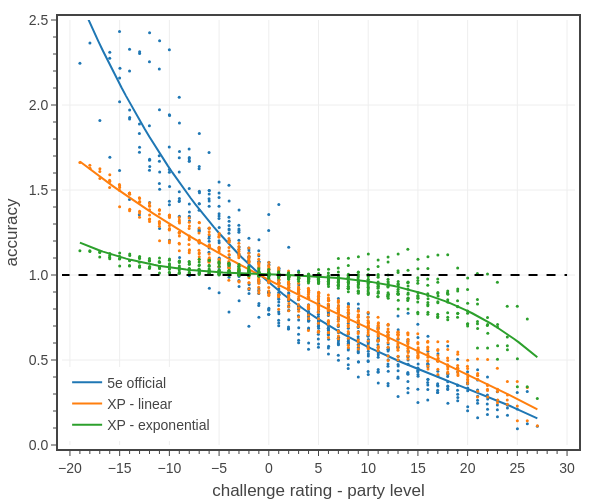

Notebook source saved alongside this figure:
### Code cell
# Fig. 4: plots XP accuracy vs level for encounter with a single monster
import pandas as pd

# pc stats
pc_data_file = f'../../_classes/xp-and-player-characters/pc data - Medium 2 short rests.json'
dfP = load_pc_data(pc_data_file, ['class','level','hit points mean','hit points multiplier','damage per round mean','attack bonus','armor class'])
dfP['adj hit points mean'] = dfP['hit points mean']*dfP['hit points multiplier']
dfP = dfP.rename({'adj hit points mean': 'adj HP', 'damage per round mean': 'adj DPR', 'attack bonus': 'adj AB', 'armor class': 'adj AC'}, axis=1)
dfP['Encounter XP'] = dfP.apply(lambda row: ENCOUNTER_DIFFICULTIES['Very Deadly']['XP'][row['level']-1], axis=1)
dfP = dfP[['level','adj HP','adj DPR','adj AC','adj AB','Encounter XP']].groupby(['level']).mean()

# monster stats
dfM = pd.read_csv('../../assets/data/monsters.csv')
dfM = dfM[dfM['CR'].between(1, 28)]
dfM.sort_values(by='CR', inplace=True)
dfM = dfM[['CR','HP','adj HP','AC','adj AC','adj DPR','adj AB','XP']].groupby(['CR']).mean()

# create figure
fig = go.Figure()

colors = iter(COLORS)

########################################################################################
name = f'5e official'
levels = dfP.index.tolist()
crs = dfM.index.tolist()
data = {'rel CR': [], 'accuracy': [], 'text': []}
for lvl in levels:
    for cr in crs:
        accuracy = calc_xp_ratio(dfP, dfM, 4*[lvl], cr)/calc_damage_ratio(dfP, dfM, 4*[lvl], cr)
        data['rel CR'].append(cr - lvl)
        data['accuracy'].append(accuracy)
        data['text'].append(
            f'<b>{name}</b><br>'+
            f'accuracy: {accuracy:.2f}<br>'+
            f'CR - level: {cr - lvl:.0f}<br>'+
            f'CR: {cr:.0f}<br>'+
            f'level: {lvl:.0f}')

data['rel CR'] = tfb.jitter(data['rel CR'], 0.01)
dfA = pd.DataFrame(data)
dfA = dfA[dfA['accuracy'].gt(0)]
dfA.sort_values(by='rel CR', inplace=True)

smooth_factor = 1.e8
fig = tfb.plot_data_and_spline(fig, 
    x=dfA['rel CR'], 
    y=dfA['accuracy'],
    smooth_factor=smooth_factor, 
    name=name,
    legendgroup=name,
    line=dict(color=next(colors), dash='solid', width=2),
    marker_size=3,
    hovertext=dfA['text'],
    hoverinfo='text',
)

########################################################################################
name = f'XP - linear'
xp_method = 'linear'
dfP['Encounter eXP']  = dfP.apply(lambda row: estats5e.effXP(row['adj HP'], row['adj AC'], row['adj DPR'], row['adj AB'], method=xp_method, ctype='PC'), axis=1)
dfM['eXP']  = dfM.apply(lambda row: estats5e.effXP(row['adj HP'], row['adj AC'], row['adj DPR'], row['adj AB'], method=xp_method, ctype='NPC'), axis=1)

levels = dfP.index.tolist()
crs = dfM.index.tolist()
data = {'rel CR': [], 'accuracy': [], 'text': []}
for lvl in levels:
    for cr in crs:
        accuracy = calc_exp_ratio(dfP, dfM, 4*[lvl], cr)/calc_damage_ratio(dfP, dfM, 4*[lvl], cr)
        data['rel CR'].append(cr - lvl)
        data['accuracy'].append(accuracy)
        data['text'].append(
            f'<b>{name}</b><br>'+
            f'accuracy: {accuracy:.2f}<br>'+
            f'CR - level: {cr - lvl:.0f}<br>'+
            f'CR: {cr:.0f}<br>'+
            f'level: {lvl:.0f}')

data['rel CR'] = tfb.jitter(data['rel CR'], 0.01)
dfA = pd.DataFrame(data)
dfA = dfA[dfA['accuracy'].gt(0)]
dfA.sort_values(by='rel CR', inplace=True)

smooth_factor = 1.e8
fig = tfb.plot_data_and_spline(fig, 
    x=dfA['rel CR'], 
    y=dfA['accuracy'],
    smooth_factor=smooth_factor, 
    name=name,
    legendgroup=name,
    line=dict(color=next(colors), dash='solid', width=2),
    marker_size=3,
    hovertext=dfA['text'],
    hoverinfo='text',
)

########################################################################################
name = f'XP - exponential'
xp_method = 'exp'
dfP['Encounter eXP']  = dfP.apply(lambda row: estats5e.effXP(row['adj HP'], row['adj AC'], row['adj DPR'], row['adj AB'], method=xp_method, ctype='PC'), axis=1)
dfM['eXP']  = dfM.apply(lambda row: estats5e.effXP(row['adj HP'], row['adj AC'], row['adj DPR'], row['adj AB'], method=xp_method, ctype='NPC'), axis=1)

levels = dfP.index.tolist()
crs = dfM.index.tolist()
data = {'rel CR': [], 'accuracy': [], 'text': []}
for lvl in levels:
    for cr in crs:
        accuracy = calc_exp_ratio(dfP, dfM, 4*[lvl], cr)/calc_damage_ratio(dfP, dfM, 4*[lvl], cr)
        data['rel CR'].append(cr - lvl)
        data['accuracy'].append(accuracy)
        data['text'].append(
            f'<b>{name}</b><br>'+
            f'accuracy: {accuracy:.2f}<br>'+
            f'CR - level: {cr - lvl:.0f}<br>'+
            f'CR: {cr:.0f}<br>'+
            f'level: {lvl:.0f}')

data['rel CR'] = tfb.jitter(data['rel CR'], 0.01)
dfA = pd.DataFrame(data)
dfA = dfA[dfA['accuracy'].gt(0)]
dfA.sort_values(by='rel CR', inplace=True)

smooth_factor = 1.e8
fig = tfb.plot_data_and_spline(fig, 
    x=dfA['rel CR'], 
    y=dfA['accuracy'],
    smooth_factor=smooth_factor, 
    name=name,
    legendgroup=name,
    line=dict(color=next(colors), dash='solid', width=2),
    marker_size=3,
    hovertext=dfA['text'],
    hoverinfo='text',
)

# reference line
fig.add_scatter(
    x=[-30,30], 
    y=[1,1],
    mode='lines',
    showlegend=False,
    line=dict(color='black', dash='dash'),
    hoverinfo='skip',
)

# show figure
fig.update_layout(
    template=tfb.FIG_TEMPLATE,
    xaxis=dict(
        title_text='challenge rating - party level',
        range=[-20.8,30.8],
        tick0=0, dtick=5,
        minor=dict(tick0=0, dtick=1),
    ),
    yaxis=dict(
        title_text='accuracy',
        range=[0,2.5],
        tick0=0, dtick=0.5, tickformat='.1f',
        minor=dict(tick0=0, dtick=0.1),
    ),
    legend=dict(
        yanchor='bottom', y=0.01,
        xanchor='left',   x=0.01,
    ),
    width=600,
    height=500,
)
fig.show(config=tfb.FIG_CONFIG)

# save figures
if SAVEFIGS:
    fig.update_layout(autosize=True, width=None, height=None)
    tfb.save_fig_html(fig, format='large', name=f'./fig-xp-accuracy-vs-relative-cr-large', marker_size=3)
    tfb.save_fig_html(fig, format='small', name=f'./fig-xp-accuracy-vs-relative-cr-small', marker_size=3)

### Figure 1 — Plotly figure (JSON) as saved in the notebook; plotly's stock layout.template omitted (floating-point values rounded to 4 significant figures; data arrays with more than 128 entries replaced by an {"elided": "..."} marker saying what was removed)
{"data": [{"hoverinfo": "text", "hovertext": {"elided": "560 str values"}, "legendgroup": "5e official", "line": {"color": "#1f77b4", "dash": "solid", "width": 2}, "marker": {"size": 3}, "mode": "markers", "name": "5e official", "showlegend": false, "type": "scatter", "x": {"elided": "560 float values"}, "y": {"elided": "560 float values"}}, {"hoverinfo": "skip", "hovertext": {"elided": "560 str values"}, "legendgroup": "5e official", "line": {"color": "#1f77b4", "dash": "solid", "width": 2}, "marker": {"size": 3}, "mode": "lines", "name": "5e official", "showlegend": true, "type": "scatter", "x": [-19.0, -18.53, -18.07, -17.6, -17.14, -16.67, -16.21, -15.74, -15.28, -14.82, -14.35, -13.89, -13.42, -12.96, -12.49, -12.03, -11.56, -11.1, -10.63, -10.17, -9.703, -9.238, -8.773, -8.309, -7.844, -7.379, -6.914, -6.45, -5.985, -5.52, -5.055, -4.591, -4.126, -3.661, -3.196, -2.732, -2.267, -1.802, -1.337, -0.8725, -0.4078, 0.05695, 0.5217, 0.9864, 1.451, 1.916, 2.381, 2.845, 3.31, 3.775, 4.24, 4.704, 5.169, 5.634, 6.099, 6.563, 7.028, 7.493, 7.958, 8.422, 8.887, 9.352, 9.817, 10.28, 10.75, 11.21, 11.68, 12.14, 12.61, 13.07, 13.53, 14.0, 14.46, 14.93, 15.39, 15.86, 16.32, 16.79, 17.25, 17.72, 18.18, 18.65, 19.11, 19.58, 20.04, 20.51, 20.97, 21.44, 21.9, 22.36, 22.83, 23.29, 23.76, 24.22, 24.69, 25.15, 25.62, 26.08, 26.55, 27.01], "y": [2.613, 2.551, 2.491, 2.432, 2.374, 2.318, 2.262, 2.208, 2.155, 2.103, 2.052, 2.003, 1.954, 1.907, 1.86, 1.815, 1.77, 1.727, 1.685, 1.644, 1.603, 1.564, 1.525, 1.488, 1.451, 1.416, 1.381, 1.347, 1.314, 1.282, 1.25, 1.22, 1.19, 1.161, 1.132, 1.105, 1.078, 1.052, 1.026, 1.001, 0.9773, 0.9538, 0.9309, 0.9087, 0.887, 0.866, 0.8455, 0.8255, 0.8061, 0.7872, 0.7688, 0.7509, 0.7335, 0.7165, 0.7, 0.6838, 0.6681, 0.6528, 0.6379, 0.6233, 0.6091, 0.5952, 0.5816, 0.5683, 0.5553, 0.5426, 0.5301, 0.5178, 0.5058, 0.494, 0.4824, 0.4709, 0.4596, 0.4484, 0.4374, 0.4265, 0.4156, 0.4049, 0.3942, 0.3835, 0.3729, 0.3623, 0.3517, 0.3411, 0.3305, 0.3198, 0.309, 0.2982, 0.2872, 0.2762, 0.265, 0.2537, 0.2423, 0.2306, 0.2188, 0.2068, 0.1945, 0.182, 0.1693, 0.1563]}, {"hoverinfo": "text", "hovertext": {"elided": "560 str values"}, "legendgroup": "XP - linear", "line": {"color": "#ff7f0e", "dash": "solid", "width": 2}, "marker": {"size": 3}, "mode": "markers", "name": "XP - linear", "showlegend": false, "type": "scatter", "x": {"elided": "560 float values"}, "y": {"elided": "560 float values"}}, {"hoverinfo": "skip", "hovertext": {"elided": "560 str values"}, "legendgroup": "XP - linear", "line": {"color": "#ff7f0e", "dash": "solid", "width": 2}, "marker": {"size": 3}, "mode": "lines", "name": "XP - linear", "showlegend": true, "type": "scatter", "x": [-19.0, -18.54, -18.07, -17.61, -17.14, -16.68, -16.21, -15.75, -15.28, -14.82, -14.35, -13.89, -13.42, -12.96, -12.49, -12.03, -11.57, -11.1, -10.64, -10.17, -9.706, -9.241, -8.776, -8.311, -7.846, -7.382, -6.917, -6.452, -5.987, -5.522, -5.057, -4.592, -4.128, -3.663, -3.198, -2.733, -2.268, -1.803, -1.338, -0.8736, -0.4088, 0.05606, 0.5209, 0.9858, 1.451, 1.915, 2.38, 2.845, 3.31, 3.775, 4.24, 4.705, 5.169, 5.634, 6.099, 6.564, 7.029, 7.494, 7.958, 8.423, 8.888, 9.353, 9.818, 10.28, 10.75, 11.21, 11.68, 12.14, 12.61, 13.07, 13.54, 14.0, 14.47, 14.93, 15.4, 15.86, 16.33, 16.79, 17.26, 17.72, 18.19, 18.65, 19.11, 19.58, 20.04, 20.51, 20.97, 21.44, 21.9, 22.37, 22.83, 23.3, 23.76, 24.23, 24.69, 25.16, 25.62, 26.09, 26.55, 27.02], "y": [1.668, 1.647, 1.626, 1.605, 1.585, 1.565, 1.545, 1.526, 1.506, 1.487, 1.468, 1.45, 1.431, 1.413, 1.395, 1.377, 1.359, 1.342, 1.324, 1.307, 1.29, 1.274, 1.257, 1.241, 1.224, 1.208, 1.192, 1.176, 1.161, 1.145, 1.13, 1.115, 1.1, 1.085, 1.07, 1.055, 1.041, 1.026, 1.012, 0.9976, 0.9834, 0.9694, 0.9555, 0.9417, 0.928, 0.9143, 0.9008, 0.8873, 0.8739, 0.8606, 0.8473, 0.8342, 0.821, 0.808, 0.795, 0.782, 0.7691, 0.7563, 0.7435, 0.7307, 0.7179, 0.7052, 0.6926, 0.6799, 0.6673, 0.6546, 0.642, 0.6294, 0.6168, 0.6043, 0.5917, 0.5791, 0.5665, 0.5538, 0.5412, 0.5286, 0.5159, 0.5032, 0.4904, 0.4777, 0.4649, 0.452, 0.4391, 0.4262, 0.4132, 0.4001, 0.387, 0.3739, 0.3606, 0.3473, 0.3339, 0.3205, 0.3069, 0.2933, 0.2796, 0.2658, 0.2519, 0.2379, 0.2237, 0.2095]}, {"hoverinfo": "text", "hovertext": {"elided": "560 str values"}, "legendgroup": "XP - exponential", "line": {"color": "#2ca02c", "dash": "solid", "width": 2}, "marker": {"size": 3}, "mode": "markers", "name": "XP - exponential", "showlegend": false, "type": "scatter", "x": {"elided": "560 float values"}, "y": {"elided": "560 float values"}}, {"hoverinfo": "skip", "hovertext": {"elided": "560 str values"}, "legendgroup": "XP - exponential", "line": {"color": "#2ca02c", "dash": "solid", "width": 2}, "marker": {"size": 3}, "mode": "lines", "name": "XP - exponential", "showlegend": true, "type": "scatter", "x": [-19.0, -18.53, -18.07, -17.6, -17.14, -16.68, -16.21, -15.75, -15.28, -14.82, -14.35, -13.89, -13.42, -12.96, -12.49, -12.03, -11.56, -11.1, -10.63, -10.17, -9.704, -9.239, -8.775, -8.31, -7.845, -7.381, -6.916, -6.451, -5.986, -5.522, -5.057, -4.592, -4.127, -3.663, -3.198, -2.733, -2.268, -1.804, -1.339, -0.8741, -0.4094, 0.05538, 0.5201, 0.9849, 1.45, 1.914, 2.379, 2.844, 3.309, 3.773, 4.238, 4.703, 5.168, 5.632, 6.097, 6.562, 7.027, 7.491, 7.956, 8.421, 8.886, 9.35, 9.815, 10.28, 10.74, 11.21, 11.67, 12.14, 12.6, 13.07, 13.53, 14.0, 14.46, 14.93, 15.39, 15.86, 16.32, 16.79, 17.25, 17.72, 18.18, 18.65, 19.11, 19.57, 20.04, 20.5, 20.97, 21.43, 21.9, 22.36, 22.83, 23.29, 23.76, 24.22, 24.69, 25.15, 25.62, 26.08, 26.55, 27.01], "y": [1.191, 1.179, 1.168, 1.157, 1.147, 1.138, 1.128, 1.12, 1.111, 1.104, 1.096, 1.089, 1.083, 1.076, 1.07, 1.065, 1.06, 1.055, 1.05, 1.046, 1.042, 1.039, 1.035, 1.032, 1.029, 1.027, 1.024, 1.022, 1.02, 1.018, 1.016, 1.014, 1.013, 1.012, 1.01, 1.009, 1.008, 1.007, 1.006, 1.005, 1.004, 1.003, 1.002, 1.002, 1.001, 0.9996, 0.9985, 0.9974, 0.9962, 0.9949, 0.9935, 0.992, 0.9904, 0.9886, 0.9866, 0.9845, 0.9821, 0.9796, 0.9769, 0.9739, 0.9707, 0.9672, 0.9635, 0.9595, 0.9552, 0.9506, 0.9456, 0.9404, 0.9347, 0.9288, 0.9224, 0.9157, 0.9086, 0.901, 0.8931, 0.8847, 0.8758, 0.8665, 0.8567, 0.8464, 0.8356, 0.8242, 0.8124, 0.8, 0.787, 0.7735, 0.7594, 0.7447, 0.7293, 0.7134, 0.6968, 0.6796, 0.6617, 0.6431, 0.6238, 0.6038, 0.5831, 0.5617, 0.5395, 0.5166]}, {"hoverinfo": "skip", "line": {"color": "black", "dash": "dash"}, "mode": "lines", "showlegend": false, "type": "scatter", "x": [-30, 30], "y": [1, 1]}], "layout": {"height": 500, "legend": {"x": 0.01, "xanchor": "left", "y": 0.01, "yanchor": "bottom"}, "width": 600, "xaxis": {"dtick": 5, "minor": {"dtick": 1, "tick0": 0}, "range": [-20.8, 30.8], "tick0": 0, "title": {"text": "challenge rating - party level"}}, "yaxis": {"dtick": 0.5, "minor": {"dtick": 0.1, "tick0": 0}, "range": [0, 2.5], "tick0": 0, "tickformat": ".1f", "title": {"text": "accuracy"}}}}
